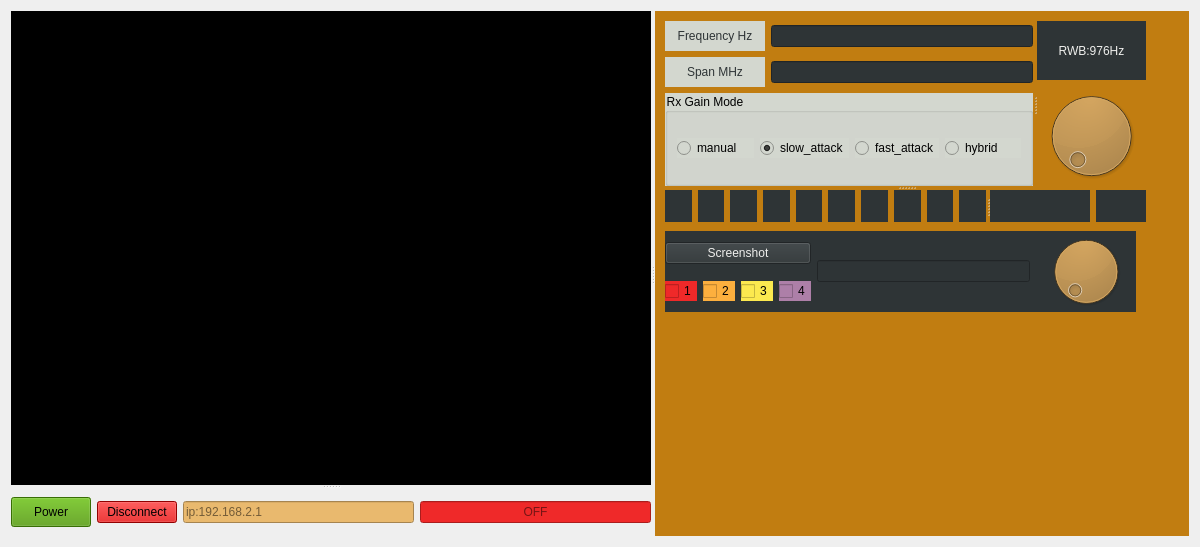
<?xml version="1.0" encoding="UTF-8"?>
<ui version="4.0">
 <class>device_config</class>
 <widget class="QWidget" name="device_config">
  <property name="geometry">
   <rect>
    <x>0</x>
    <y>0</y>
    <width>1200</width>
    <height>547</height>
   </rect>
  </property>
  <property name="minimumSize">
   <size>
    <width>600</width>
    <height>400</height>
   </size>
  </property>
  <property name="maximumSize">
   <size>
    <width>1200</width>
    <height>2000</height>
   </size>
  </property>
  <property name="windowTitle">
   <string>Spectrum</string>
  </property>
  <layout class="QGridLayout" name="gridLayout_2">
   <item row="0" column="0">
    <widget class="QSplitter" name="splitter_2">
     <property name="orientation">
      <enum>Qt::Horizontal</enum>
     </property>
     <widget class="QSplitter" name="splitter">
      <property name="orientation">
       <enum>Qt::Vertical</enum>
      </property>
      <widget class="QWidget" name="widget" native="true">
       <property name="minimumSize">
        <size>
         <width>600</width>
         <height>300</height>
        </size>
       </property>
       <property name="styleSheet">
        <string notr="true"/>
       </property>
       <layout class="QVBoxLayout" name="verticalLayout">
        <item>
         <widget class="QCustomPlot" name="custom_plot" native="true">
          <property name="minimumSize">
           <size>
            <width>600</width>
            <height>300</height>
           </size>
          </property>
          <property name="styleSheet">
           <string notr="true">background-color: rgb(0, 0, 0);</string>
          </property>
         </widget>
        </item>
       </layout>
      </widget>
      <widget class="QWidget" name="layoutWidget">
       <layout class="QHBoxLayout" name="horizontalLayout">
        <item>
         <widget class="QPushButton" name="button_power">
          <property name="minimumSize">
           <size>
            <width>30</width>
            <height>30</height>
           </size>
          </property>
          <property name="styleSheet">
           <string notr="true">background-color: rgb(78, 154, 6);</string>
          </property>
          <property name="text">
           <string>Power</string>
          </property>
         </widget>
        </item>
        <item>
         <widget class="QPushButton" name="button_disconnect">
          <property name="styleSheet">
           <string notr="true">background-color: rgb(204, 0, 0);</string>
          </property>
          <property name="text">
           <string>Disconnect</string>
          </property>
         </widget>
        </item>
        <item>
         <widget class="QLineEdit" name="ip_edit">
          <property name="statusTip">
           <string/>
          </property>
          <property name="styleSheet">
           <string notr="true">selection-color: rgb(252, 233, 79);
background-color: rgb(233, 185, 110);</string>
          </property>
          <property name="text">
           <string/>
          </property>
          <property name="placeholderText">
           <string>ip:192.168.2.1</string>
          </property>
         </widget>
        </item>
        <item>
         <widget class="QLineEdit" name="status">
          <property name="styleSheet">
           <string notr="true">background-color: rgb(239, 41, 41);</string>
          </property>
          <property name="text">
           <string/>
          </property>
          <property name="alignment">
           <set>Qt::AlignCenter</set>
          </property>
          <property name="placeholderText">
           <string>OFF</string>
          </property>
         </widget>
        </item>
       </layout>
      </widget>
     </widget>
     <widget class="QWidget" name="widget_2" native="true">
      <property name="minimumSize">
       <size>
        <width>500</width>
        <height>0</height>
       </size>
      </property>
      <property name="styleSheet">
       <string notr="true">background-color: rgb(193, 125, 17);</string>
      </property>
      <widget class="QWidget" name="widget_3" native="true">
       <property name="geometry">
        <rect>
         <x>10</x>
         <y>220</y>
         <width>471</width>
         <height>81</height>
        </rect>
       </property>
       <property name="styleSheet">
        <string notr="true">background-color: rgb(46, 52, 54);</string>
       </property>
       <layout class="QGridLayout" name="gridLayout">
        <item row="0" column="0">
         <layout class="QHBoxLayout" name="horizontalLayout_7">
          <item>
           <layout class="QVBoxLayout" name="verticalLayout_6">
            <item>
             <widget class="QPushButton" name="button_screen_shot">
              <property name="styleSheet">
               <string notr="true">color: rgb(238, 238, 236);</string>
              </property>
              <property name="text">
               <string>Screenshot</string>
              </property>
             </widget>
            </item>
            <item>
             <layout class="QHBoxLayout" name="horizontalLayout_6">
              <item>
               <widget class="QCheckBox" name="checkBox_1">
                <property name="styleSheet">
                 <string notr="true">background-color: rgb(239, 41, 41);</string>
                </property>
                <property name="text">
                 <string>1</string>
                </property>
               </widget>
              </item>
              <item>
               <widget class="QCheckBox" name="checkBox_2">
                <property name="styleSheet">
                 <string notr="true">background-color: rgb(252, 175, 62);</string>
                </property>
                <property name="text">
                 <string>2</string>
                </property>
               </widget>
              </item>
              <item>
               <widget class="QCheckBox" name="checkBox_3">
                <property name="styleSheet">
                 <string notr="true">background-color: rgb(252, 233, 79);</string>
                </property>
                <property name="text">
                 <string>3</string>
                </property>
               </widget>
              </item>
              <item>
               <widget class="QCheckBox" name="checkBox_4">
                <property name="styleSheet">
                 <string notr="true">background-color: rgb(173, 127, 168);</string>
                </property>
                <property name="text">
                 <string>4</string>
                </property>
               </widget>
              </item>
             </layout>
            </item>
           </layout>
          </item>
          <item>
           <widget class="QLineEdit" name="frequency_line_edit">
            <property name="styleSheet">
             <string notr="true">color: rgb(238, 238, 236);</string>
            </property>
           </widget>
          </item>
          <item>
           <widget class="dial_change" name="curson_switch">
            <property name="styleSheet">
             <string notr="true">background-color: rgb(193, 125, 17);</string>
            </property>
           </widget>
          </item>
         </layout>
        </item>
       </layout>
      </widget>
      <widget class="QSplitter" name="splitter_5">
       <property name="geometry">
        <rect>
         <x>10</x>
         <y>10</y>
         <width>481</width>
         <height>201</height>
        </rect>
       </property>
       <property name="orientation">
        <enum>Qt::Vertical</enum>
       </property>
       <widget class="QSplitter" name="splitter_4">
        <property name="orientation">
         <enum>Qt::Horizontal</enum>
        </property>
        <widget class="QWidget" name="layoutWidget">
         <layout class="QVBoxLayout" name="verticalLayout_3">
          <item>
           <layout class="QHBoxLayout" name="horizontalLayout_2">
            <item>
             <widget class="QLabel" name="LO_label">
              <property name="minimumSize">
               <size>
                <width>100</width>
                <height>30</height>
               </size>
              </property>
              <property name="maximumSize">
               <size>
                <width>400</width>
                <height>30</height>
               </size>
              </property>
              <property name="styleSheet">
               <string notr="true">background-color: rgb(211, 215, 207);
color: rgb(46, 52, 54);</string>
              </property>
              <property name="text">
               <string>Frequency Hz</string>
              </property>
              <property name="alignment">
               <set>Qt::AlignCenter</set>
              </property>
             </widget>
            </item>
            <item>
             <widget class="QLineEdit" name="lineEdit_Fq">
              <property name="styleSheet">
               <string notr="true">background-color: rgb(46, 52, 54);
color: rgb(78, 154, 6);</string>
              </property>
              <property name="text">
               <string/>
              </property>
              <property name="alignment">
               <set>Qt::AlignCenter</set>
              </property>
             </widget>
            </item>
           </layout>
          </item>
          <item>
           <layout class="QHBoxLayout" name="horizontalLayout_4">
            <item>
             <widget class="QLabel" name="BandWidth_label">
              <property name="minimumSize">
               <size>
                <width>100</width>
                <height>30</height>
               </size>
              </property>
              <property name="maximumSize">
               <size>
                <width>400</width>
                <height>30</height>
               </size>
              </property>
              <property name="styleSheet">
               <string notr="true">color: rgb(46, 52, 54);
background-color: rgb(211, 215, 207);</string>
              </property>
              <property name="text">
               <string>Span MHz</string>
              </property>
              <property name="alignment">
               <set>Qt::AlignCenter</set>
              </property>
             </widget>
            </item>
            <item>
             <widget class="QLineEdit" name="lineEdit_Sp">
              <property name="styleSheet">
               <string notr="true">background-color: rgb(46, 52, 54);
color: rgb(78, 154, 6);</string>
              </property>
              <property name="alignment">
               <set>Qt::AlignCenter</set>
              </property>
             </widget>
            </item>
           </layout>
          </item>
          <item>
           <layout class="QHBoxLayout" name="horizontalLayout_5">
            <item>
             <widget class="QGroupBox" name="groupBox">
              <property name="maximumSize">
               <size>
                <width>500</width>
                <height>100</height>
               </size>
              </property>
              <property name="styleSheet">
               <string notr="true">background-color: rgb(211, 215, 207);</string>
              </property>
              <property name="title">
               <string>Rx Gain Mode</string>
              </property>
              <layout class="QHBoxLayout" name="horizontalLayout_14">
               <item>
                <widget class="QRadioButton" name="radioButton_RG_manual">
                 <property name="styleSheet">
                  <string notr="true">selection-color: rgb(115, 210, 22);</string>
                 </property>
                 <property name="text">
                  <string>manual</string>
                 </property>
                </widget>
               </item>
               <item>
                <widget class="QRadioButton" name="radioButton_RG_slow">
                 <property name="text">
                  <string>slow_attack</string>
                 </property>
                 <property name="checked">
                  <bool>true</bool>
                 </property>
                </widget>
               </item>
               <item>
                <widget class="QRadioButton" name="radioButton_RG_fast">
                 <property name="text">
                  <string>fast_attack</string>
                 </property>
                </widget>
               </item>
               <item>
                <widget class="QRadioButton" name="radioButton_RG_hybrid">
                 <property name="text">
                  <string>hybrid</string>
                 </property>
                </widget>
               </item>
              </layout>
             </widget>
            </item>
           </layout>
          </item>
         </layout>
        </widget>
        <widget class="QWidget" name="layoutWidget">
         <layout class="QVBoxLayout" name="verticalLayout_2">
          <item>
           <widget class="QLabel" name="label_rwb">
            <property name="minimumSize">
             <size>
              <width>0</width>
              <height>50</height>
             </size>
            </property>
            <property name="styleSheet">
             <string notr="true">background-color: rgb(46, 52, 54);
color: rgb(238, 238, 236);</string>
            </property>
            <property name="text">
             <string>RWB:976Hz</string>
            </property>
            <property name="alignment">
             <set>Qt::AlignCenter</set>
            </property>
           </widget>
          </item>
          <item>
           <widget class="dial_change" name="curson_rwb"/>
          </item>
         </layout>
        </widget>
       </widget>
       <widget class="QWidget" name="layoutWidget">
        <layout class="QHBoxLayout" name="horizontalLayout_15">
         <item>
          <widget class="QSplitter" name="splitter_3">
           <property name="orientation">
            <enum>Qt::Horizontal</enum>
           </property>
           <widget class="QWidget" name="layoutWidget">
            <layout class="QHBoxLayout" name="horizontalLayout_3">
             <item>
              <widget class="selectnumber" name="number_select_10" native="true">
               <property name="minimumSize">
                <size>
                 <width>20</width>
                 <height>30</height>
                </size>
               </property>
               <property name="maximumSize">
                <size>
                 <width>100</width>
                 <height>200</height>
                </size>
               </property>
               <property name="styleSheet">
                <string notr="true">background-color: rgb(46, 52, 54);</string>
               </property>
              </widget>
             </item>
             <item>
              <widget class="selectnumber" name="number_select_9" native="true">
               <property name="minimumSize">
                <size>
                 <width>20</width>
                 <height>30</height>
                </size>
               </property>
               <property name="maximumSize">
                <size>
                 <width>100</width>
                 <height>100</height>
                </size>
               </property>
               <property name="styleSheet">
                <string notr="true">background-color: rgb(46, 52, 54);</string>
               </property>
              </widget>
             </item>
             <item>
              <widget class="selectnumber" name="number_select_8" native="true">
               <property name="minimumSize">
                <size>
                 <width>20</width>
                 <height>30</height>
                </size>
               </property>
               <property name="maximumSize">
                <size>
                 <width>100</width>
                 <height>100</height>
                </size>
               </property>
               <property name="styleSheet">
                <string notr="true">background-color: rgb(46, 52, 54);</string>
               </property>
              </widget>
             </item>
             <item>
              <widget class="selectnumber" name="number_select_7" native="true">
               <property name="minimumSize">
                <size>
                 <width>20</width>
                 <height>30</height>
                </size>
               </property>
               <property name="maximumSize">
                <size>
                 <width>100</width>
                 <height>100</height>
                </size>
               </property>
               <property name="styleSheet">
                <string notr="true">background-color: rgb(46, 52, 54);</string>
               </property>
              </widget>
             </item>
             <item>
              <widget class="selectnumber" name="number_select_6" native="true">
               <property name="minimumSize">
                <size>
                 <width>20</width>
                 <height>30</height>
                </size>
               </property>
               <property name="maximumSize">
                <size>
                 <width>100</width>
                 <height>100</height>
                </size>
               </property>
               <property name="styleSheet">
                <string notr="true">background-color: rgb(46, 52, 54);</string>
               </property>
              </widget>
             </item>
             <item>
              <widget class="selectnumber" name="number_select_5" native="true">
               <property name="minimumSize">
                <size>
                 <width>20</width>
                 <height>30</height>
                </size>
               </property>
               <property name="maximumSize">
                <size>
                 <width>100</width>
                 <height>100</height>
                </size>
               </property>
               <property name="styleSheet">
                <string notr="true">background-color: rgb(46, 52, 54);</string>
               </property>
              </widget>
             </item>
             <item>
              <widget class="selectnumber" name="number_select_4" native="true">
               <property name="minimumSize">
                <size>
                 <width>20</width>
                 <height>30</height>
                </size>
               </property>
               <property name="maximumSize">
                <size>
                 <width>100</width>
                 <height>100</height>
                </size>
               </property>
               <property name="styleSheet">
                <string notr="true">background-color: rgb(46, 52, 54);</string>
               </property>
              </widget>
             </item>
             <item>
              <widget class="selectnumber" name="number_select_3" native="true">
               <property name="minimumSize">
                <size>
                 <width>20</width>
                 <height>30</height>
                </size>
               </property>
               <property name="maximumSize">
                <size>
                 <width>100</width>
                 <height>100</height>
                </size>
               </property>
               <property name="styleSheet">
                <string notr="true">background-color: rgb(46, 52, 54);</string>
               </property>
              </widget>
             </item>
             <item>
              <widget class="selectnumber" name="number_select_2" native="true">
               <property name="minimumSize">
                <size>
                 <width>20</width>
                 <height>30</height>
                </size>
               </property>
               <property name="maximumSize">
                <size>
                 <width>100</width>
                 <height>100</height>
                </size>
               </property>
               <property name="styleSheet">
                <string notr="true">background-color: rgb(46, 52, 54);</string>
               </property>
              </widget>
             </item>
             <item>
              <widget class="selectnumber" name="number_select_1" native="true">
               <property name="minimumSize">
                <size>
                 <width>20</width>
                 <height>30</height>
                </size>
               </property>
               <property name="maximumSize">
                <size>
                 <width>100</width>
                 <height>100</height>
                </size>
               </property>
               <property name="styleSheet">
                <string notr="true">background-color: rgb(46, 52, 54);</string>
               </property>
              </widget>
             </item>
            </layout>
           </widget>
           <widget class="selectnumber" name="number_select_bw" native="true">
            <property name="minimumSize">
             <size>
              <width>20</width>
              <height>30</height>
             </size>
            </property>
            <property name="maximumSize">
             <size>
              <width>100</width>
              <height>100</height>
             </size>
            </property>
            <property name="styleSheet">
             <string notr="true">background-color: rgb(46, 52, 54);</string>
            </property>
           </widget>
          </widget>
         </item>
         <item>
          <widget class="selectnumber" name="number_select_gain" native="true">
           <property name="minimumSize">
            <size>
             <width>50</width>
             <height>30</height>
            </size>
           </property>
           <property name="maximumSize">
            <size>
             <width>100</width>
             <height>100</height>
            </size>
           </property>
           <property name="styleSheet">
            <string notr="true">background-color: rgb(46, 52, 54);</string>
           </property>
          </widget>
         </item>
        </layout>
       </widget>
      </widget>
     </widget>
    </widget>
   </item>
  </layout>
 </widget>
 <customwidgets>
  <customwidget>
   <class>QCustomPlot</class>
   <extends>QWidget</extends>
   <header>qt/qcustomplot.h</header>
   <container>1</container>
  </customwidget>
  <customwidget>
   <class>selectnumber</class>
   <extends>QWidget</extends>
   <header>selectnumber.h</header>
   <container>1</container>
  </customwidget>
  <customwidget>
   <class>dial_change</class>
   <extends>QDial</extends>
   <header>dial_change.h</header>
  </customwidget>
 </customwidgets>
 <resources/>
 <connections/>
 <slots>
  <slot>edit_lo_show()</slot>
 </slots>
</ui>
